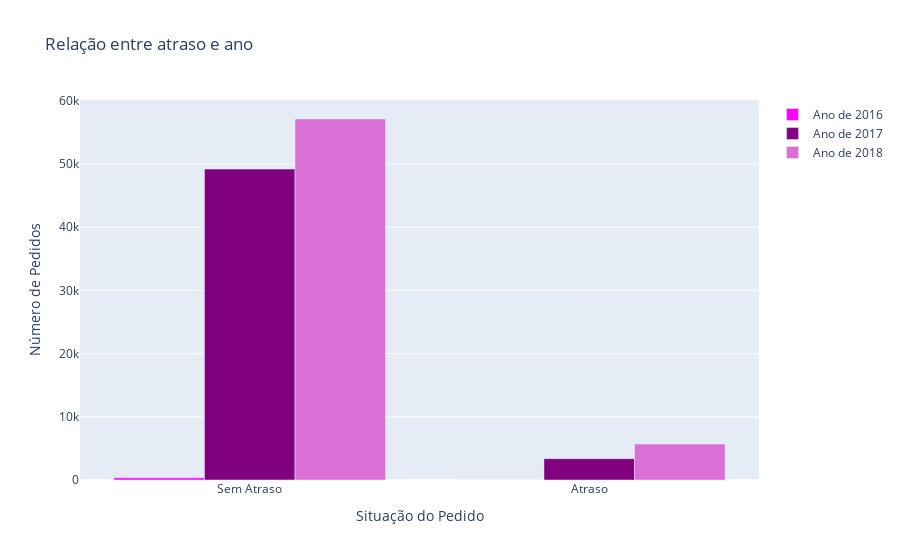

Write notebook code for a chart like this one.
### Code cell
fig = go.Figure()

fig.add_trace(go.Bar(
    x=df2016_final.index,
    y=df2016_final.values,
    name="Ano de 2016",
    marker_color="magenta"
))


fig.add_trace(go.Bar(
    x=df2017_final.index,
    y=df2017_final.values,
    name="Ano de 2017",
    marker_color="purple"
))

fig.add_trace(go.Bar(
    x=df2018_final.index,
    y=df2018_final.values,
    name="Ano de 2018",
    marker_color="orchid"
))

fig.update_layout(title="Relação entre atraso e ano",
    xaxis_title="Situação do Pedido",
    yaxis_title = "Número de Pedidos"
)





fig.show()

### Figure 1 — Plotly figure (JSON) as saved in the notebook; plotly's stock layout.template omitted (floating-point values rounded to 4 significant figures)
{"data": [{"marker": {"color": "magenta"}, "name": "Ano de 2016", "type": "bar", "x": ["Sem Atraso", "Atraso"], "y": [338, 6]}, {"marker": {"color": "purple"}, "name": "Ano de 2017", "type": "bar", "x": ["Sem Atraso", "Atraso"], "y": [49197, 3378]}, {"marker": {"color": "orchid"}, "name": "Ano de 2018", "type": "bar", "x": ["Sem Atraso", "Atraso"], "y": [57119, 5684]}], "layout": {"title": {"text": "Relação entre atraso e ano"}, "xaxis": {"title": {"text": "Situação do Pedido"}}, "yaxis": {"title": {"text": "Número de Pedidos"}}}}
